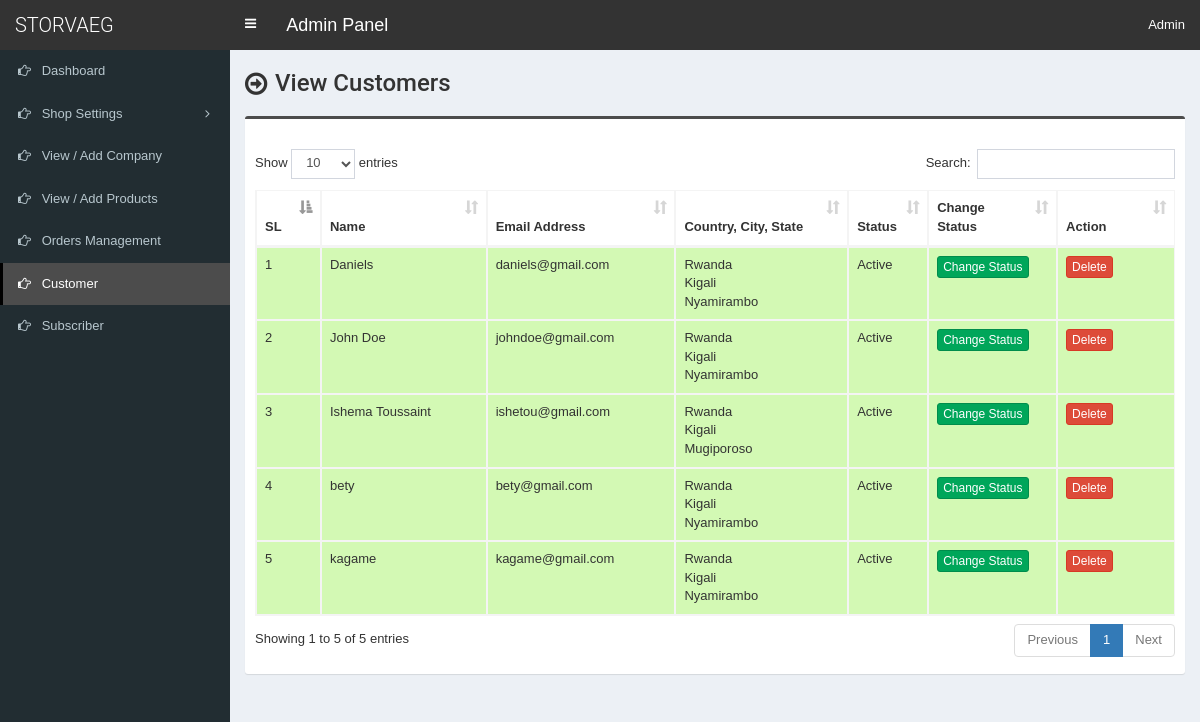
Screenshot of /admin/customer.php with the database file from the repository.
### tables this page shows
CREATE TABLE `tbl_customer` (
  `cust_id` int(11) NOT NULL,
  `cust_name` varchar(100) NOT NULL,
  `cust_cname` varchar(100) NOT NULL,
  `cust_email` varchar(100) NOT NULL,
  `cust_phone` varchar(50) NOT NULL,
  `cust_country` int(11) NOT NULL,
  `cust_address` text NOT NULL,
  `cust_city` varchar(100) NOT NULL,
  `cust_state` varchar(100) NOT NULL,
  `cust_zip` varchar(30) NOT NULL,
  `cust_b_name` varchar(100) NOT NULL,
  `cust_b_cname` varchar(100) NOT NULL,
  `cust_b_phone` varchar(50) NOT NULL,
  `cust_b_country` int(11) NOT NULL,
  `cust_b_address` text NOT NULL,
  `cust_b_city` varchar(100) NOT NULL,
  `cust_b_state` varchar(100) NOT NULL,
  `cust_b_zip` varchar(30) NOT NULL,
  `cust_s_name` varchar(100) NOT NULL,
  `cust_s_cname` varchar(100) NOT NULL,
  `cust_s_phone` varchar(50) NOT NULL,
  `cust_s_country` int(11) NOT NULL,
  `cust_s_address` text NOT NULL,
  `cust_s_city` varchar(100) NOT NULL,
  `cust_s_state` varchar(100) NOT NULL,
  `cust_s_zip` varchar(30) NOT NULL,
  `cust_password` varchar(100) NOT NULL,
  `cust_token` varchar(255) NOT NULL,
  `cust_datetime` varchar(100) NOT NULL,
  `cust_timestamp` varchar(100) NOT NULL,
  `cust_status` int(1) NOT NULL
);

CREATE TABLE `tbl_country` (
  `country_id` int(11) NOT NULL,
  `country_name` varchar(100) NOT NULL DEFAULT ''
);

### admin/customer.php (the view, shortened to what this page needs)
<?php require_once('header.php'); ?>
<section class="content-header">
	<div class="content-header-left">
		<h1>View Customers</h1>
	</div>
</section>
<section class="content">
	<div class="row">
		<div class="col-md-12">
			<div class="box box-info">
				<div class="box-body table-responsive">
					<table id="example1" class="table table-bordered table-striped">
						<thead>
							<tr>
								<th width="30">SL</th>
								<th width="180">Name</th>
								<th width="180">Email Address</th>
								<th width="180">Country, City, State</th>
								<th>Status</th>
								<th width="100">Change Status</th>
								<th width="100">Action</th>
							</tr>
						</thead>
						<tbody>
							<?php
							$i=0;
							$statement = $pdo->prepare("SELECT *
														FROM tbl_customer t1
														JOIN tbl_country t2
														ON t1.cust_country = t2.country_id
													");
							$statement->execute();
							$result = $statement->fetchAll(PDO::FETCH_ASSOC);
							foreach ($result as $row) {
								$i++;
								?>
								<tr class="<?php if($row['cust_status']==1) {echo 'bg-g';}else {echo 'bg-r';} ?>">
									<td><?php echo $i; ?></td>
									<td><?php echo $row['cust_name']; ?></td>
									<td><?php echo $row['cust_email']; ?></td>
									<td>
										<?php echo $row['country_name']; ?><br>
										<?php echo $row['cust_city']; ?><br>
										<?php echo $row['cust_state']; ?>
									</td>
									<td><?php if($row['cust_status']==1) {echo 'Active';} else {echo 'Inactive';} ?></td>
									<td>
										<a href="customer-change-status.php?id=<?php echo $row['cust_id']; ?>" class="btn btn-success btn-xs">Change Status</a>
									</td>
									<td>
										<a href="#" class="btn btn-danger btn-xs" data-href="customer-delete.php?id=<?php echo $row['cust_id']; ?>" data-toggle="modal" data-target="#confirm-delete">Delete</a>
									</td>
								</tr>
								<?php
							}
							?>
						</tbody>
					</table>
				</div>
			</div>
		</div>
	</div>
</section>
<?php require_once('footer.php'); ?>

### admin/style.css (style rules this page uses)
body { font-size: 13px; font-family: 'Poppins', sans-serif; }
.content-header>h1, .content-header .content-header-left h1 { font-family: 'Roboto', sans-serif; }
.box-info { padding-top: 20px; }
.content-header { overflow: hidden; }
.content-header .content-header-left { float: left; padding-top: 5px; }
.content-header .content-header-left h1 { margin-top: 0; margin-bottom: 0; padding-left: 30px; padding-bottom: 5px; font-size: 24px; position: relative; }
.content-header .content-header-left h1:before { position: absolute; top: 0; left: 0; font-family: 'FontAwesome', sans-serif; font-size: 26px; content: '\f18e'; }
.box.box-info { border-top-color: #4c4c4c; }
.bg-g { background: #d3f9b4!important; }

### rows the page displays
tbl_customer: cust_name "Daniels", cust_email "daniels@gmail.com", tbl_country.country_name "Rwanda", cust_city "Kigali", cust_state "Nyamirambo", cust_status "Active"
tbl_customer: cust_name "John Doe", cust_email "johndoe@gmail.com", tbl_country.country_name "Rwanda", cust_city "Kigali", cust_state "Nyamirambo", cust_status "Active"
tbl_customer: cust_name "Ishema Toussaint", cust_email "ishetou@gmail.com", tbl_country.country_name "Rwanda", cust_city "Kigali", cust_state "Mugiporoso", cust_status "Active"
tbl_customer: cust_name "bety", cust_email "bety@gmail.com", tbl_country.country_name "Rwanda", cust_city "Kigali", cust_state "Nyamirambo", cust_status "Active"
tbl_customer: cust_name "kagame", cust_email "kagame@gmail.com", tbl_country.country_name "Rwanda", cust_city "Kigali", cust_state "Nyamirambo", cust_status "Active"
